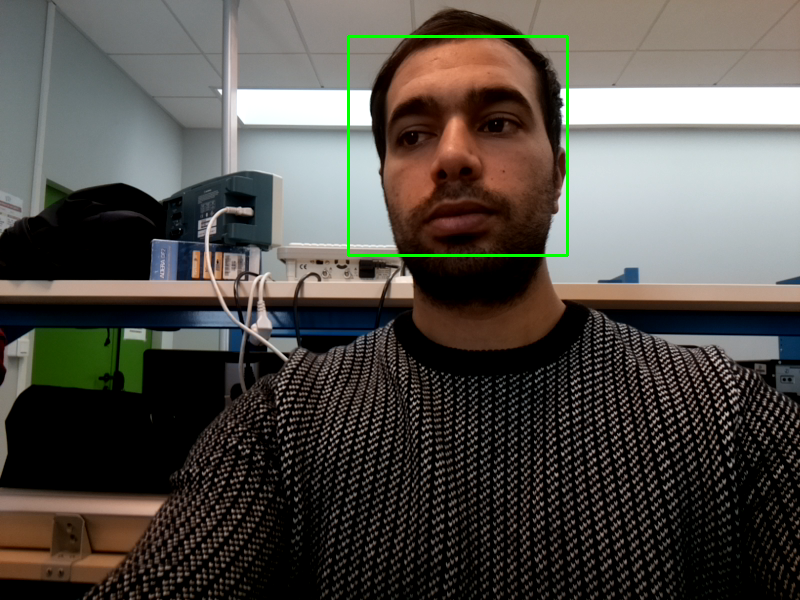
#> input picture drowsiness_detection/Images/moussab/20.png, 800 x 600 px
$ python faceDetectStillImage.py Images/moussab/20.png
#> lines starting #> are read from the running program, lines starting #| are printed output that depends on the picture; after the words box and inside, x2 and y2 are one past the last pixel; in counts of white or black regions, pixels touching at a corner belong together
import cv2
import sys

# Get user supplied values
imagePath = sys.argv[1]
cascPath = "haarcascade_frontalface_alt.xml"

# Create the haar cascade
faceCascade = cv2.CascadeClassifier(cascPath)

# Read the image
image = cv2.imread(imagePath)
#> image is the input picture: shape (600, 800, 3); mean B, G, R 72.6, 78, 81.6
gray = cv2.cvtColor(image, cv2.COLOR_BGR2GRAY)
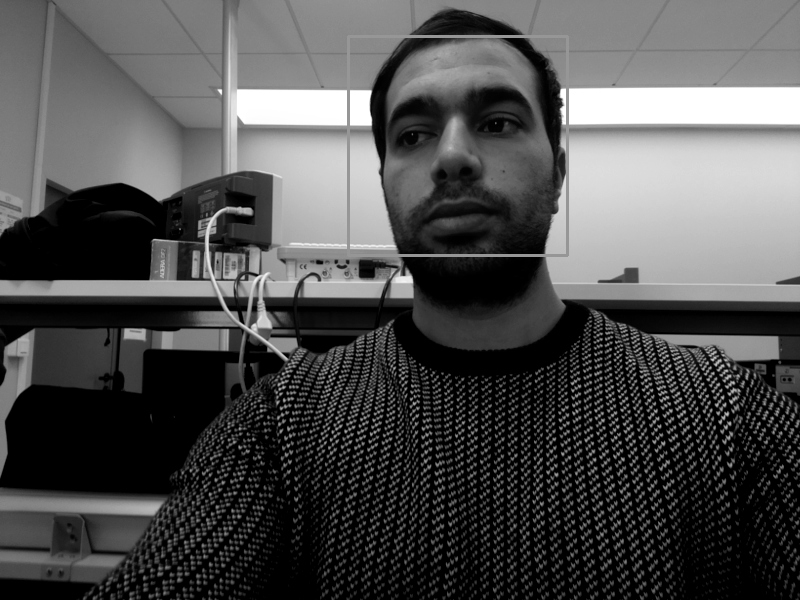
#> gray: shape (600, 800); min 0, max 255, mean 78.5

# Detect faces in the image
faces = faceCascade.detectMultiScale(
    gray,
    scaleFactor=1.1,
    minNeighbors=5,
    minSize=(30, 30),
    flags = cv2.CASCADE_SCALE_IMAGE
)
#> faces = [[349, 35, 221, 221]]

print("Found {0} faces!".format(len(faces)))
#| Found 1 faces!

# Draw a rectangle around the faces
for (x, y, w, h) in faces:
    cv2.rectangle(image, (x, y), (x+w, y+h), (0, 255, 0), 2)
#> this loop made 1 pass
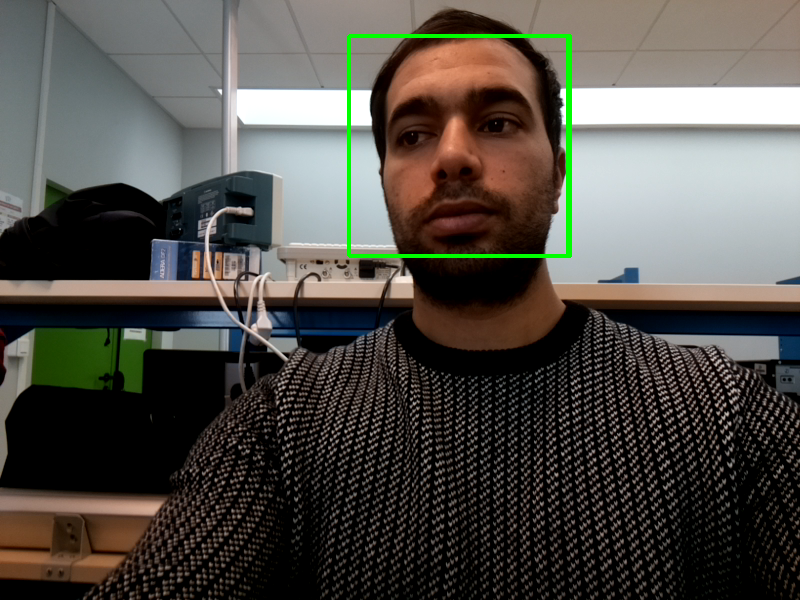
#> image: shape (600, 800, 3); 0.28% of pixels changed, all inside (x1, y1, x2, y2) = (349, 34, 572, 258)

cv2.imshow("Faces found", image)
cv2.waitKey(0)

$ run again, on drowsiness_detection/Images/moussab/22.png
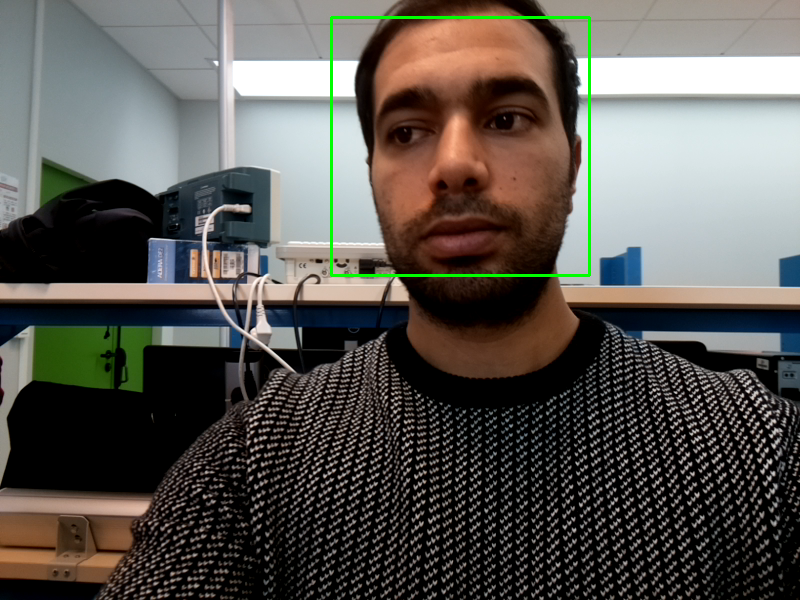
#> input picture drowsiness_detection/Images/moussab/22.png, 800 x 600 px
#> image is the input picture: shape (600, 800, 3); mean B, G, R 81.7, 87.1, 90.2
#> `gray = cv2.cvtColor(image, cv2.COLOR_BGR2GRAY)`:
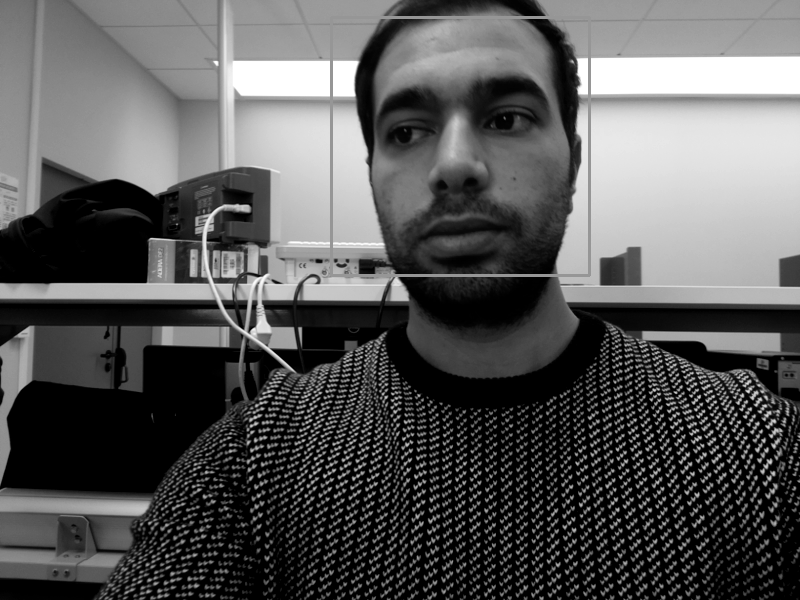
#> gray: shape (600, 800); min 0, max 255, mean 87.5
#> faces = [[331, 17, 259, 259]]
#| Found 1 faces!
#> the loop `for (x, y, w, h) in faces:` made 1 pass
#> after the loop `for (x, y, w, h) in faces:`:
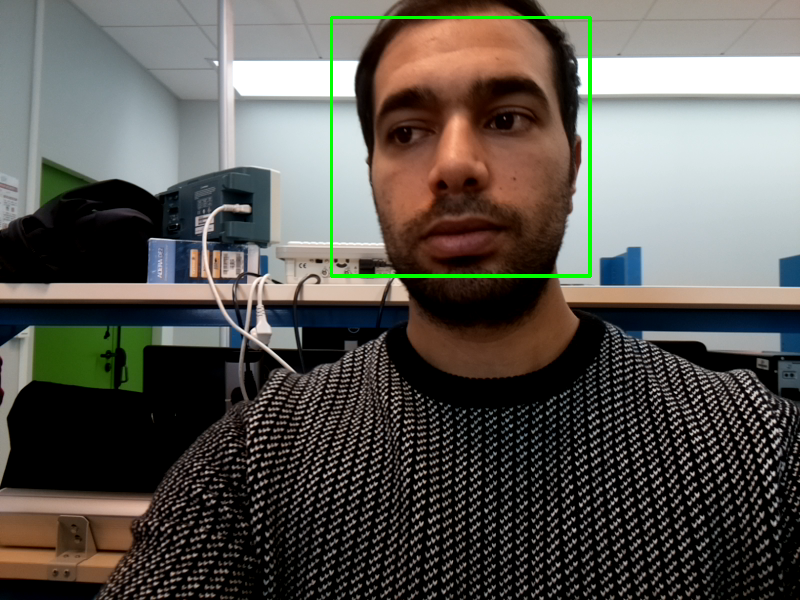
#> image: shape (600, 800, 3); 0.11% of pixels changed, all inside (x1, y1, x2, y2) = (330, 16, 592, 278)

$ run again, on drowsiness_detection/Images/moussab/23.png
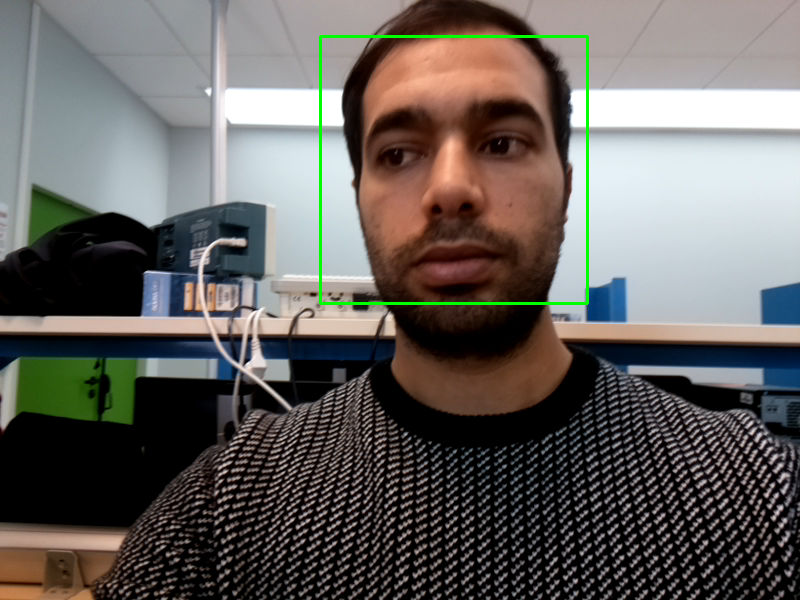
#> input picture drowsiness_detection/Images/moussab/23.png, 800 x 600 px
#> image is the input picture: shape (600, 800, 3); mean B, G, R 94.1, 97.9, 101.5
#> `gray = cv2.cvtColor(image, cv2.COLOR_BGR2GRAY)`:
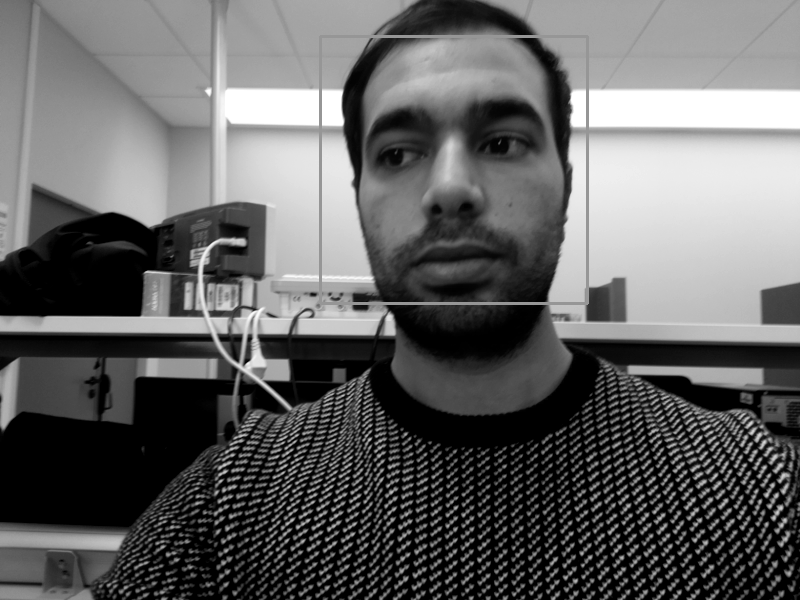
#> gray: shape (600, 800); min 0, max 255, mean 98.5
#> faces = [[319, 36, 267, 267]]
#| Found 1 faces!
#> the loop `for (x, y, w, h) in faces:` made 1 pass
#> after the loop `for (x, y, w, h) in faces:`:
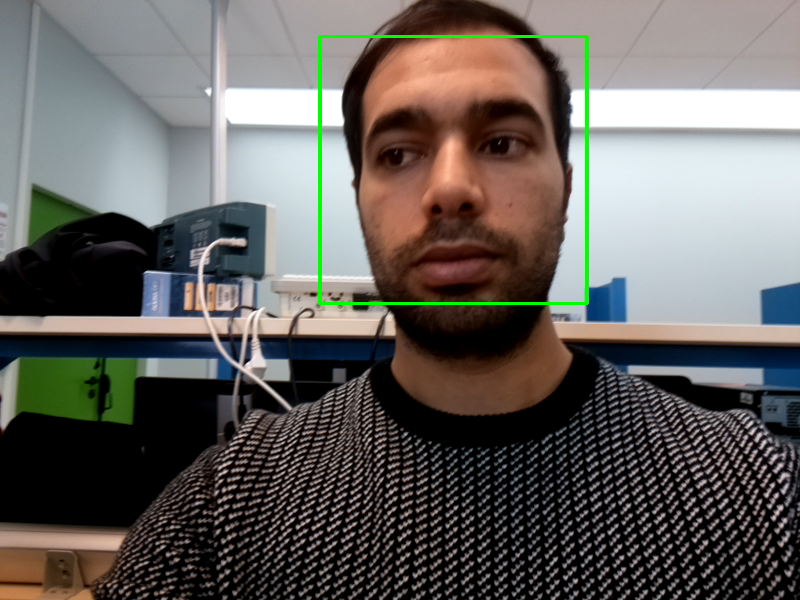
#> image: shape (600, 800, 3); 0.11% of pixels changed, all inside (x1, y1, x2, y2) = (318, 35, 586, 305)

$ run again, on drowsiness_detection/Images/moussab/24.png
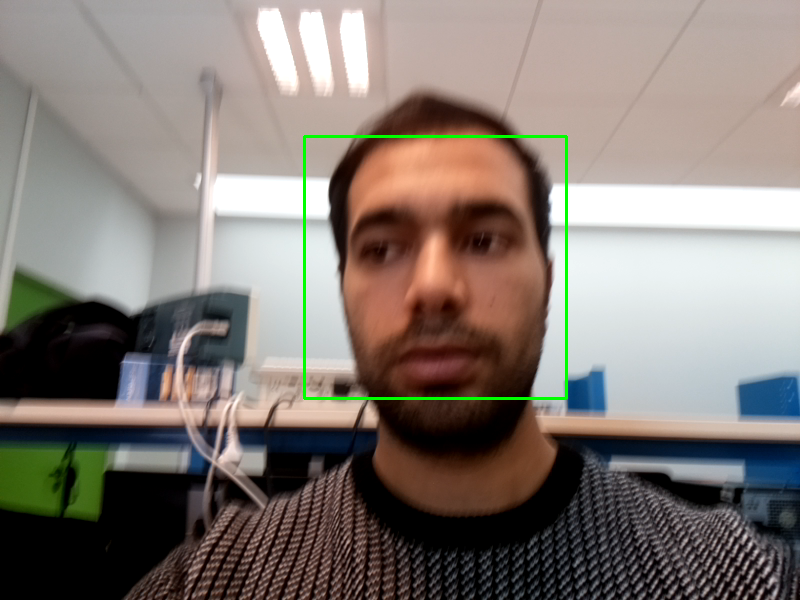
#> input picture drowsiness_detection/Images/moussab/24.png, 800 x 600 px
#> image is the input picture: shape (600, 800, 3); mean B, G, R 115.6, 122.3, 131.1
#> `gray = cv2.cvtColor(image, cv2.COLOR_BGR2GRAY)`:
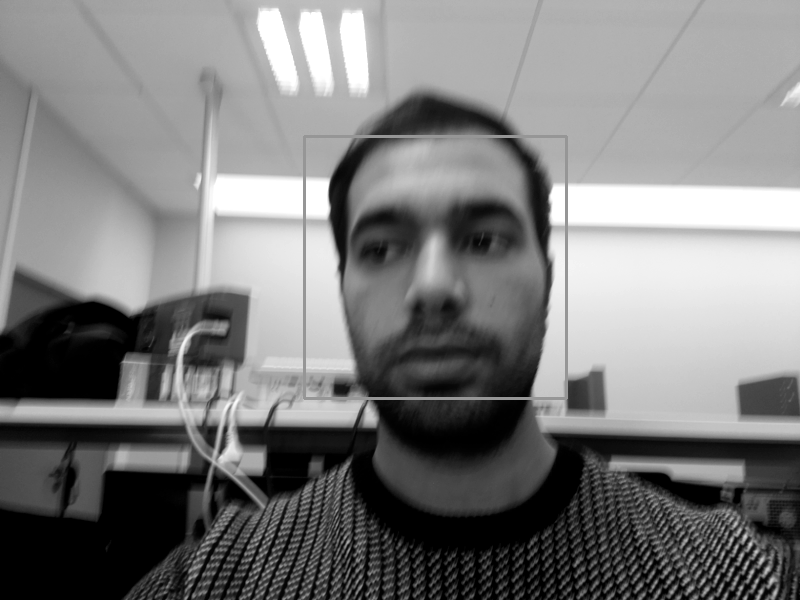
#> gray: shape (600, 800); min 0, max 255, mean 124.2
#> faces = [[301, 133, 269, 269]]
#| Found 1 faces!
#> the loop `for (x, y, w, h) in faces:` made 1 pass
#> after the loop `for (x, y, w, h) in faces:`:
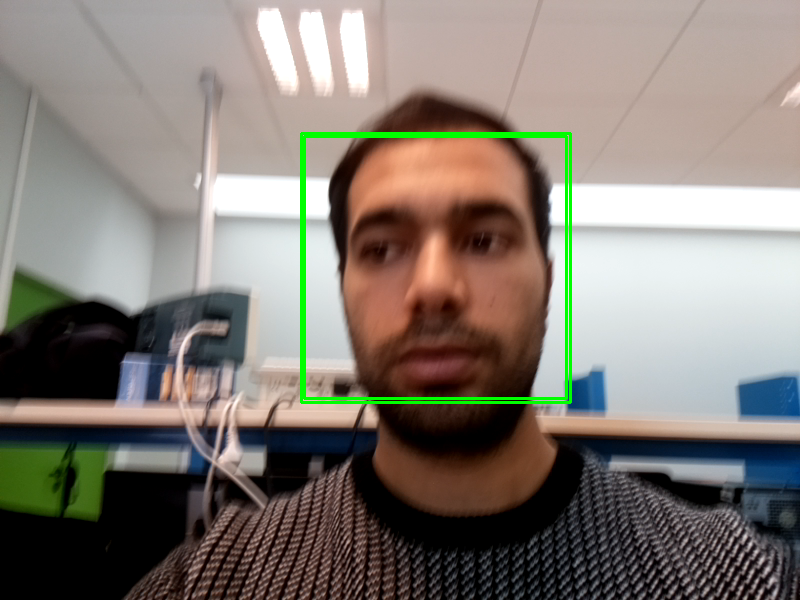
#> image: shape (600, 800, 3); 0.67% of pixels changed, all inside (x1, y1, x2, y2) = (300, 132, 572, 404)
